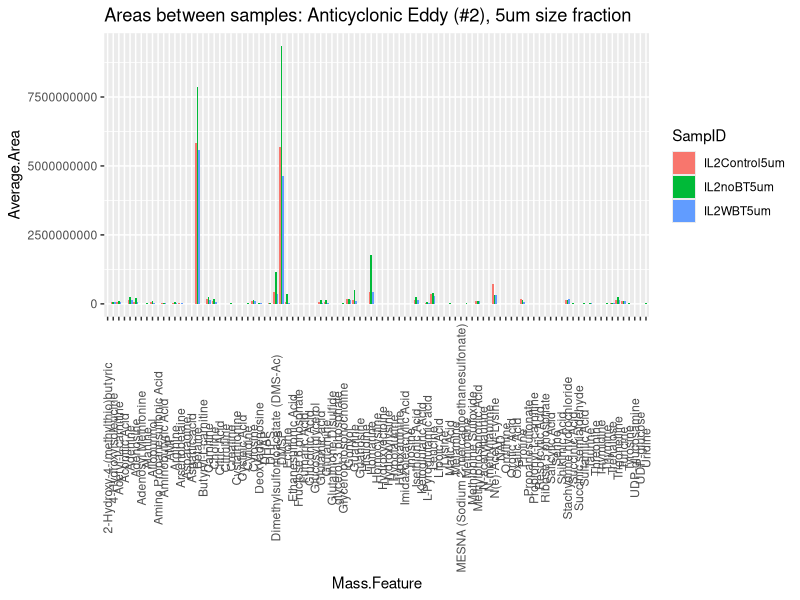

Here is the R script that generated this plot: (Note: this script raises an error after producing the figure.)
library(tidyverse)
options(scipen = 999)

# Setup -------------------------------------------------------------------
# Specific size/eddy

# Set treatment filters
myTreatments <- c("IL2WBT|IL2noBT|IL2Control")
myTitle <- "Anticyclonic Eddy (#2), 5um size fraction"
myTreatmentsSplit <- unlist(strsplit(myTreatments, split = '|', fixed = TRUE))

BMISd_1_0.2_notnormd <- read.csv("data_processed/IsoLagran1_0.2_notnormd.csv", stringsAsFactors = FALSE) %>%
  select(Mass.Feature:Adjusted.Area)
BMISd_1_5_notnormd <- read.csv("data_processed/IsoLagran1_5_notnormd.csv", stringsAsFactors = FALSE) %>%
  select(Mass.Feature:Adjusted.Area)
BMISd_2_0.2_notnormd <- read.csv("data_processed/IsoLagran2_0.2_notnormd.csv", stringsAsFactors = FALSE) %>%
  select(Mass.Feature:Adjusted.Area)
BMISd_2_5_notnormd <- read.csv("data_processed/IsoLagran2_5_notnormd.csv", stringsAsFactors = FALSE) %>%
  select(Mass.Feature:Adjusted.Area)

BMISd_1_0.2_wide <- read.csv("data_processed/IsoLagran1_0.2_normd.csv", stringsAsFactors = FALSE, check.names = FALSE)
BMISd_1_5_wide <- read.csv("data_processed/IsoLagran1_5_normd.csv", stringsAsFactors = FALSE, check.names = FALSE)
BMISd_2_0.2_wide <- read.csv("data_processed/IsoLagran2_0.2_normd.csv", stringsAsFactors = FALSE, check.names = FALSE)
BMISd_2_5_wide <- read.csv("data_processed/IsoLagran2_5_normd.csv", stringsAsFactors = FALSE, check.names = FALSE)

# Assign names
BMISd.long <- BMISd_2_5_notnormd
  
BMISd.wide <- BMISd_2_5_wide
colnames(BMISd.wide)[1] <- "Replicate.Name"
BMISd.wide.notnormd <- BMISd.long %>%
  pivot_wider(names_from = Replicate.Name, 
              values_from = Adjusted.Area)

# Change all sets to long format
BMISd.long.normd <- BMISd.wide %>%
  pivot_longer(-Replicate.Name,
    names_to = "Mass.Feature",
    values_to = "Area.BMISd.Normd") %>%
  select(Mass.Feature, Replicate.Name, Area.BMISd.Normd)

BMISd.wide.normd <- BMISd.long.normd %>%
  spread(key = "Replicate.Name", value = "Area.BMISd.Normd")

# Combine all data and rearrange
full.BMISd <- BMISd.long.normd %>%
  left_join(BMISd.long) %>%
  filter(str_detect(Replicate.Name, myTreatments)) %>%
  separate(Replicate.Name, into = c("one", "two", "SampID", "four"), remove = FALSE) %>% 
  select(Mass.Feature, Replicate.Name, SampID, Area.BMISd.Normd, Adjusted.Area) %>%
  unique() %>%
  arrange(Mass.Feature)
full.BMISd <- full.BMISd[complete.cases(full.BMISd), ]

# Quick fold change test
FC.test <- full.BMISd %>%
  group_by(Mass.Feature, SampID) %>%
  mutate(Average.Area = mean(Adjusted.Area, na.rm = TRUE)) %>%
  select(Mass.Feature, SampID, Average.Area) %>%
  unique()

FC.plot <- ggplot(FC.test, aes(x = Mass.Feature, y = Average.Area)) +
  geom_bar(position = "dodge", stat="identity", aes(fill = SampID)) + 
  theme(axis.text.x = element_text(angle = 90, vjust = 0.5)) +
  ggtitle(paste("Areas between samples:", myTitle))
FC.plot 

# Start analysis ----------------------------------------------------------

# Calculate fold changes between treatments
Analysis <- BMISd.wide.notnormd[complete.cases(BMISd.wide.notnormd), ]
mySamps <- colnames(Analysis)

myTreat1 <- mySamps[grepl(myTreatmentsSplit[1], mySamps)] # Treat1 = WBT
myTreat2 <- mySamps[grepl(myTreatmentsSplit[2], mySamps)] # Treat2 = noB12
myTreat3 <- mySamps[grepl(myTreatmentsSplit[3], mySamps)] # Treat3 = Control
myTreatsdf <- Analysis[, c(myTreat1, myTreat2, myTreat3)]

#col1 <- paste(myTreatmentsSplit[1], "_", myTreatmentsSplit[2], "_FC", sep = "") 

Analysis <- Analysis %>%
  mutate(!!paste(myTreatmentsSplit[1], "v", myTreatmentsSplit[2], "_FC", sep = "") := 
           log2(rowMeans(Analysis[, myTreat2]) / rowMeans(Analysis[, myTreat3]))) %>% #Wbt/nobt
  mutate(!!paste(myTreatmentsSplit[2], "v", myTreatmentsSplit[3], "_FC", sep = "") := 
           log2(rowMeans(Analysis[, myTreat2]) / rowMeans(Analysis[, myTreat3]))) %>% #nobt/control
  mutate(!!paste(myTreatmentsSplit[1], "v", myTreatmentsSplit[3], "_FC", sep = "") :=
           log2(rowMeans(Analysis[, myTreat1]) / rowMeans(Analysis[, myTreat3]))) %>% #Wbt/Control
  select(matches("Mass|FC"))
  
  
# Set up data for ANOVA
AnovaB12 <- full.BMISd %>%
  select(-Replicate.Name) %>%
  mutate(SampID = factor(SampID, ordered = TRUE)) %>%
  group_by(Mass.Feature) %>%
  mutate(Count = n()) %>%
  filter(!Count < 9 ) %>% # 3 replicates of each treatment, total of 9. Filter those groups missing replicates.
  arrange(Mass.Feature) %>%
  select(-Count) 

#glimpse(AnovaB12) #Use for the future
#levels(AnovaB12$SampID)

# Graph normalized areas for reference
Normd.Areas <- ggplot(AnovaB12, aes(x = SampID, y = Area.BMISd.Normd, fill = SampID)) +
  geom_boxplot() +
  facet_wrap(~Mass.Feature) +
  theme(axis.text.x = element_blank()) +
  geom_jitter(shape = 15,
              color = "steelblue",
              position = position_jitter(0.21))
#Normd.Areas

# Apply ANOVA to dataframe, summarize and check significance
AnovaList <- lapply(split(AnovaB12, AnovaB12$Mass.Feature), function(i) {
  aov(lm(Adjusted.Area ~ SampID, data = i))
}) 
AnovaListSummary <- lapply(AnovaList, function(i) {
  summary(i)
})


# Apply Tukey to dataframe and check significance
TukeyList <- lapply(AnovaList, function(x) TukeyHSD(x))

# Summarize ANOVA and create dataframe of significance
AnovaDF <- as.data.frame(do.call(rbind, lapply(AnovaListSummary, function(x) {temp <- unlist(x)})))
colnames(AnovaDF)[9] <- "AnovaP"
AnovaDF$AnovaQ <- p.adjust(AnovaDF$AnovaP, method = "fdr")

AnovaDF <- AnovaDF %>%
  rownames_to_column(var = "Mass.Feature") %>%
  mutate(AnovaSig_P = ifelse(AnovaP < 0.1, TRUE, FALSE)) %>%
  mutate(AnovaSig_Q = ifelse(AnovaQ < 0.1, TRUE, FALSE)) %>%
  select(Mass.Feature, AnovaP, AnovaSig_P, AnovaQ, AnovaSig_Q) %>%
  arrange(Mass.Feature)

# Summarize Tukey HSD and create dataframe of significance

TukeyDF <- as.data.frame(do.call(rbind, lapply(TukeyList, function(x) {temp <- unlist(x)}))) %>%
  select(SampID10:12) %>%
  rownames_to_column("Mass.Feature") %>%
  mutate(Sig_1 = ifelse(SampID10 < 0.1, "Significant", ifelse(between(SampID10, 0.1, 0.5), "CloseSig", "NotSig")),
         Sig_2 = ifelse(SampID11 < 0.1, "Significant", ifelse(between(SampID11, 0.1, 0.5), "CloseSig", "NotSig")),
         Sig_3 = ifelse(SampID12 < 0.1, "Significant", ifelse(between(SampID12, 0.1, 0.5), "CloseSig", "NotSig"))) %>%
  rename(!!paste(myTreatmentsSplit[1], "v", myTreatmentsSplit[2], sep = "") := SampID10,
         !!paste(myTreatmentsSplit[2], "v", myTreatmentsSplit[3], sep = "") := SampID11,
         !!paste(myTreatmentsSplit[1], "v", myTreatmentsSplit[3], sep = "") := SampID12) %>%
  rename(!!paste(myTreatmentsSplit[1], "v", myTreatmentsSplit[2], "_Sig", sep = "") := Sig_1,
         !!paste(myTreatmentsSplit[2], "v", myTreatmentsSplit[3], "_Sig", sep = "") := Sig_2,
         !!paste(myTreatmentsSplit[1], "v", myTreatmentsSplit[3], "_Sig", sep = "") := Sig_3) %>%
  # mutate(SampID10_Q = p.adjust(SampID10, method = "fdr"),
  #        SampID11_Q = p.adjust(SampID11, method = "fdr"),
  #        SampID12_Q = p.adjust(SampID12, method = "fdr")) %>%
  # mutate(Sig_1Q = ifelse(SampID10_Q < 0.1, TRUE, FALSE),
  #        Sig_2Q = ifelse(SampID11_Q < 0.1, TRUE, FALSE),
  #        Sig3_Q = ifelse(SampID12_Q < 0.1, TRUE, FALSE)) %>%
  arrange(Mass.Feature)

# Join with original data to plot
toPlot <- full.BMISd %>%
  left_join(AnovaDF) %>%
  group_by(Mass.Feature, SampID) %>%
  mutate(AveSmp = mean(Area.BMISd.Normd, na.rm = TRUE)) %>%
  select(Mass.Feature, SampID, AveSmp, AnovaSig_P, AnovaSig_Q) %>%
  unique() %>%
  left_join(TukeyDF) %>% # for tukey-determined significance, p only (no fdr)
  left_join(Analysis) %>%
  arrange(Mass.Feature) %>%
  drop_na() %>%
  group_by(Mass.Feature) %>%
  mutate(TotalAve = mean(AveSmp))


a <- ggplot(toPlot, aes(x = TotalAve, y = -1*(IL1WBTvIL1noBT_FC), fill = IL1WBTvIL1noBT_Sig,
                          label = Mass.Feature)) +
  geom_point(size = 3, shape = 21, stroke=0) +  
  scale_fill_manual(values = c("lightblue", "grey", "royalblue4")) +
  scale_alpha_manual(values = c(1, 0.7, 0.5)) +
  ggtitle(paste("With and Without B12:", myTitle)) +
  theme(plot.title = element_text(size = 15),
        legend.position="none",
        axis.title.y=element_text(size=9),
        axis.title.x=element_text(size=9),
        axis.text=element_text(size=9)) +
  labs(x="Average normalized peak size", y=expression(paste(Log[2], "WithB12/noB12", sep = ""))) +
  theme(legend.position="right") +
  geom_text(data = subset(toPlot, IL1WBTvIL1noBT_Sig == "Significant"), nudge_y = -0.06, nudge_x = 0.02, check_overlap = TRUE)
a

b <- ggplot(toPlot, aes(x = TotalAve, y = -1*(IL1noBTvIL1Control_FC), fill = IL1noBTvIL1Control_Sig,
                        label = Mass.Feature)) +
  geom_point(size = 3, shape = 21, stroke=0) +  
  scale_fill_manual(values = c("lightblue", "grey", "royalblue4")) +
  scale_alpha_manual(values = c(1, 0.7, 0.5)) +
  ggtitle(paste("No B12 v Control:", myTitle)) +
  theme(plot.title = element_text(size = 15),
        legend.position="none",
        axis.title.y=element_text(size=9),
        axis.title.x=element_text(size=9),
        axis.text=element_text(size=9)) +
  labs(x="Average normalized peak size", y=expression(paste(Log[2], "NoB12/Control", sep = ""))) +
  theme(legend.position="right") +
  geom_text(data = subset(toPlot, IL1noBTvIL1Control_Sig == "Significant"), nudge_y = -0.06, nudge_x = 0.02, check_overlap = TRUE) 
b

c <- ggplot(toPlot, aes(x = TotalAve, y = -1*(IL1WBTvIL1Control_FC), fill = IL1WBTvIL1Control_Sig,
                        label = Mass.Feature)) +
  geom_point(size = 3, shape = 21, stroke=0) +  
  scale_fill_manual(values = c("lightblue", "grey", "royalblue4")) +
  scale_alpha_manual(values = c(1, 0.7, 0.5)) +
  ggtitle(paste("With B12 v Control:", myTitle)) +
  theme(plot.title = element_text(size = 15),
        legend.position="none",
        axis.title.y=element_text(size=9),
        axis.title.x=element_text(size=9),
        axis.text=element_text(size=9)) +
  labs(x="Average normalized peak size", y=expression(paste(Log[2], "With B12/Control", sep = ""))) +
  theme(legend.position="right") +
  geom_text(data = subset(toPlot, IL1WBTvIL1Control_Sig == "Significant"), nudge_y = -0.06, nudge_x = 0.02, check_overlap = TRUE) 
c
